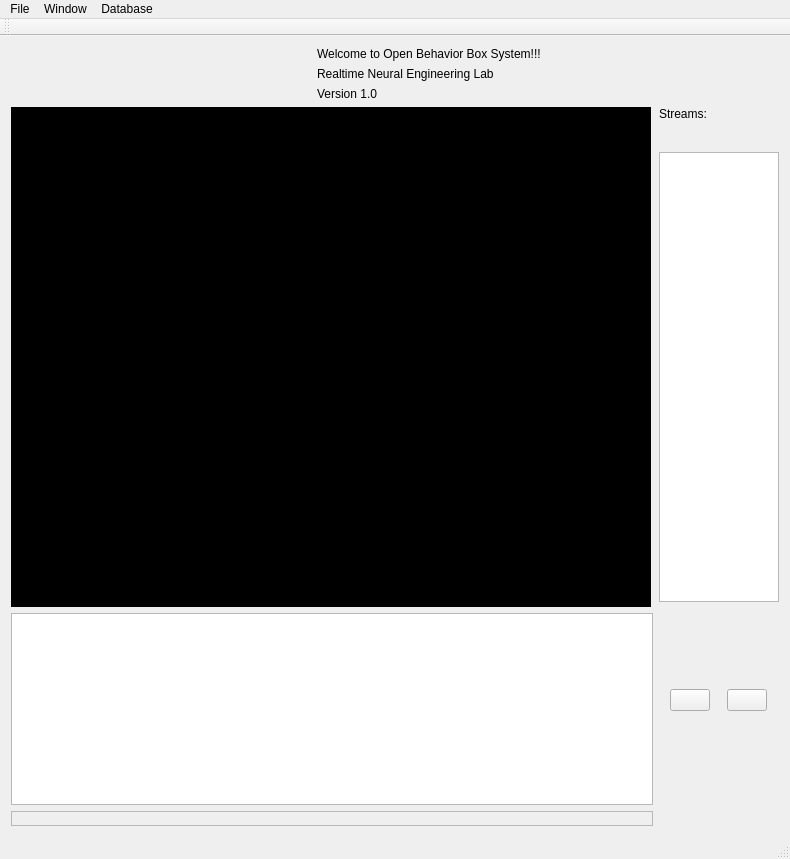
<?xml version="1.0" encoding="UTF-8"?>
<ui version="4.0">
 <class>MainWindow</class>
 <widget class="QMainWindow" name="MainWindow">
  <property name="geometry">
   <rect>
    <x>0</x>
    <y>0</y>
    <width>790</width>
    <height>859</height>
   </rect>
  </property>
  <property name="windowTitle">
   <string>OpenBBox Manager</string>
  </property>
  <widget class="QWidget" name="centralWidget">
   <layout class="QVBoxLayout" name="verticalLayout_2">
    <item>
     <layout class="QHBoxLayout" name="horizontalLayout">
      <item>
       <widget class="QLabel" name="labelLogo">
        <property name="minimumSize">
         <size>
          <width>300</width>
          <height>50</height>
         </size>
        </property>
        <property name="maximumSize">
         <size>
          <width>300</width>
          <height>50</height>
         </size>
        </property>
        <property name="text">
         <string/>
        </property>
        <property name="pixmap">
         <pixmap resource="../res/resource.qrc">:/resource/images/obb_logo_v1.png</pixmap>
        </property>
        <property name="scaledContents">
         <bool>true</bool>
        </property>
       </widget>
      </item>
      <item>
       <layout class="QVBoxLayout" name="verticalLayout">
        <item>
         <widget class="QLabel" name="label_4">
          <property name="text">
           <string>Welcome to Open Behavior Box System!!!</string>
          </property>
         </widget>
        </item>
        <item>
         <widget class="QLabel" name="label_3">
          <property name="text">
           <string>Realtime Neural Engineering Lab</string>
          </property>
         </widget>
        </item>
        <item>
         <widget class="QLabel" name="labelVersion">
          <property name="text">
           <string>Version 1.0</string>
          </property>
         </widget>
        </item>
       </layout>
      </item>
     </layout>
    </item>
    <item>
     <layout class="QGridLayout" name="gridLayout" rowstretch="0" columnstretch="0,0">
      <property name="verticalSpacing">
       <number>6</number>
      </property>
      <item row="0" column="0">
       <layout class="QVBoxLayout" name="verticalLayout_4" stretch="9,0,0">
        <property name="sizeConstraint">
         <enum>QLayout::SetDefaultConstraint</enum>
        </property>
        <item>
         <widget class="QLabel" name="label">
          <property name="enabled">
           <bool>true</bool>
          </property>
          <property name="minimumSize">
           <size>
            <width>640</width>
            <height>500</height>
           </size>
          </property>
          <property name="maximumSize">
           <size>
            <width>640</width>
            <height>500</height>
           </size>
          </property>
          <property name="styleSheet">
           <string notr="true">background-color: #000
</string>
          </property>
          <property name="text">
           <string/>
          </property>
         </widget>
        </item>
        <item>
         <widget class="QTableView" name="tableEvents">
          <property name="sizePolicy">
           <sizepolicy hsizetype="Preferred" vsizetype="Fixed">
            <horstretch>0</horstretch>
            <verstretch>0</verstretch>
           </sizepolicy>
          </property>
         </widget>
        </item>
        <item>
         <widget class="QFrame" name="frame">
          <property name="frameShape">
           <enum>QFrame::StyledPanel</enum>
          </property>
          <property name="frameShadow">
           <enum>QFrame::Raised</enum>
          </property>
         </widget>
        </item>
       </layout>
      </item>
      <item row="0" column="1">
       <layout class="QVBoxLayout" name="verticalLayout_3">
        <item>
         <spacer name="verticalSpacer">
          <property name="orientation">
           <enum>Qt::Vertical</enum>
          </property>
          <property name="sizeType">
           <enum>QSizePolicy::Fixed</enum>
          </property>
          <property name="sizeHint" stdset="0">
           <size>
            <width>0</width>
            <height>0</height>
           </size>
          </property>
         </spacer>
        </item>
        <item>
         <widget class="QLabel" name="label_2">
          <property name="sizePolicy">
           <sizepolicy hsizetype="Fixed" vsizetype="Fixed">
            <horstretch>0</horstretch>
            <verstretch>0</verstretch>
           </sizepolicy>
          </property>
          <property name="minimumSize">
           <size>
            <width>120</width>
            <height>0</height>
           </size>
          </property>
          <property name="maximumSize">
           <size>
            <width>120</width>
            <height>16777215</height>
           </size>
          </property>
          <property name="text">
           <string>Streams:</string>
          </property>
         </widget>
        </item>
        <item>
         <widget class="QListWidget" name="listUIServers">
          <property name="sizePolicy">
           <sizepolicy hsizetype="Preferred" vsizetype="Preferred">
            <horstretch>0</horstretch>
            <verstretch>0</verstretch>
           </sizepolicy>
          </property>
          <property name="minimumSize">
           <size>
            <width>120</width>
            <height>450</height>
           </size>
          </property>
          <property name="maximumSize">
           <size>
            <width>120</width>
            <height>400</height>
           </size>
          </property>
          <property name="selectionMode">
           <enum>QAbstractItemView::ExtendedSelection</enum>
          </property>
         </widget>
        </item>
        <item>
         <spacer name="verticalSpacer_3">
          <property name="orientation">
           <enum>Qt::Vertical</enum>
          </property>
          <property name="sizeHint" stdset="0">
           <size>
            <width>20</width>
            <height>40</height>
           </size>
          </property>
         </spacer>
        </item>
        <item>
         <layout class="QHBoxLayout" name="horizontalLayout_2">
          <property name="bottomMargin">
           <number>10</number>
          </property>
          <item>
           <widget class="QPushButton" name="loadBtn">
            <property name="sizePolicy">
             <sizepolicy hsizetype="Fixed" vsizetype="Fixed">
              <horstretch>0</horstretch>
              <verstretch>0</verstretch>
             </sizepolicy>
            </property>
            <property name="text">
             <string/>
            </property>
            <property name="icon">
             <iconset resource="../res/resource.qrc">
              <normaloff>:/resource/images/load.png</normaloff>:/resource/images/load.png</iconset>
            </property>
            <property name="iconSize">
             <size>
              <width>30</width>
              <height>30</height>
             </size>
            </property>
           </widget>
          </item>
          <item>
           <widget class="QPushButton" name="startStopButton">
            <property name="sizePolicy">
             <sizepolicy hsizetype="Fixed" vsizetype="Fixed">
              <horstretch>0</horstretch>
              <verstretch>0</verstretch>
             </sizepolicy>
            </property>
            <property name="text">
             <string/>
            </property>
            <property name="icon">
             <iconset resource="../res/resource.qrc">
              <normaloff>:/resource/images/play.png</normaloff>:/resource/images/play.png</iconset>
            </property>
            <property name="iconSize">
             <size>
              <width>30</width>
              <height>30</height>
             </size>
            </property>
           </widget>
          </item>
         </layout>
        </item>
        <item>
         <spacer name="verticalSpacer_2">
          <property name="orientation">
           <enum>Qt::Vertical</enum>
          </property>
          <property name="sizeHint" stdset="0">
           <size>
            <width>20</width>
            <height>40</height>
           </size>
          </property>
         </spacer>
        </item>
       </layout>
      </item>
     </layout>
    </item>
   </layout>
  </widget>
  <widget class="QMenuBar" name="menuBar">
   <property name="geometry">
    <rect>
     <x>0</x>
     <y>0</y>
     <width>790</width>
     <height>20</height>
    </rect>
   </property>
   <widget class="QMenu" name="menuFile">
    <property name="title">
     <string>File</string>
    </property>
    <addaction name="actionExit"/>
   </widget>
   <widget class="QMenu" name="menuWindow">
    <property name="title">
     <string>Window</string>
    </property>
    <addaction name="actionControl"/>
   </widget>
   <widget class="QMenu" name="menuDatabase">
    <property name="title">
     <string>Database</string>
    </property>
    <addaction name="separator"/>
    <addaction name="actionSQLite"/>
    <addaction name="actionMySQL"/>
   </widget>
   <addaction name="menuFile"/>
   <addaction name="menuWindow"/>
   <addaction name="menuDatabase"/>
  </widget>
  <widget class="QToolBar" name="mainToolBar">
   <attribute name="toolBarArea">
    <enum>TopToolBarArea</enum>
   </attribute>
   <attribute name="toolBarBreak">
    <bool>false</bool>
   </attribute>
  </widget>
  <widget class="QStatusBar" name="statusBar"/>
  <action name="actionExit">
   <property name="text">
    <string>Exit</string>
   </property>
  </action>
  <action name="actionControl">
   <property name="text">
    <string>Control</string>
   </property>
  </action>
  <action name="actionSQLite">
   <property name="checkable">
    <bool>true</bool>
   </property>
   <property name="text">
    <string>SQLite</string>
   </property>
  </action>
  <action name="actionMySQL">
   <property name="checkable">
    <bool>true</bool>
   </property>
   <property name="text">
    <string>MySQL</string>
   </property>
  </action>
 </widget>
 <layoutdefault spacing="6" margin="11"/>
 <resources>
  <include location="../res/resource.qrc"/>
 </resources>
 <connections/>
</ui>
